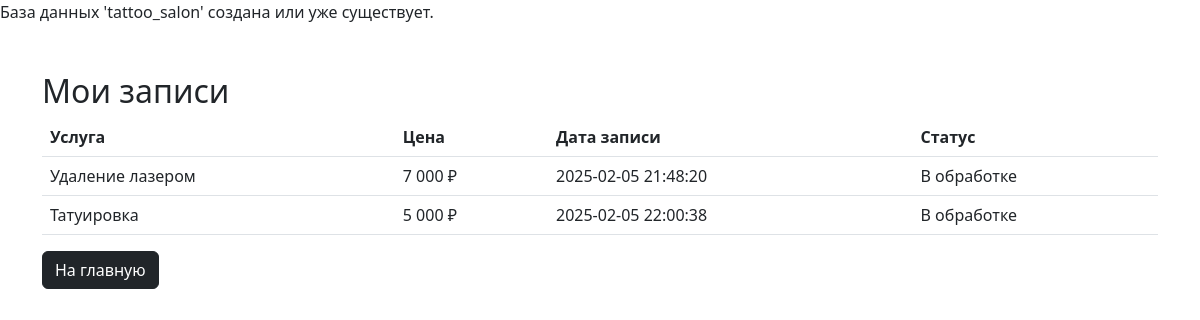
Screenshot of /profile.php (signed in) with the database file from the repository.
### tables this page shows
CREATE TABLE `appointments` (
  `id` int(11) NOT NULL,
  `user_id` int(11) NOT NULL,
  `service_id` int(11) NOT NULL,
  `appointment_date` datetime NOT NULL DEFAULT current_timestamp(),
  `status` enum('В обработке','Подтверждено','Отменено') DEFAULT 'В обработке'
);

CREATE TABLE `services` (
  `id` int(11) NOT NULL,
  `name` varchar(100) NOT NULL,
  `price` int(11) NOT NULL,
  `description` text NOT NULL,
  `icon` varchar(255) NOT NULL
);

### profile.php (the view, shortened to what this page needs)
<?php
require 'connect.php';
$user_id = $_SESSION['user_id'];
$stmt = $conn->prepare("SELECT appointments.id, services.name, services.price, appointments.appointment_date, appointments.status
                        FROM appointments
                        JOIN services ON appointments.service_id = services.id
                        WHERE appointments.user_id = ?");
$stmt->bind_param("i", $user_id);
$stmt->execute();
$result = $stmt->get_result();
?>
<!DOCTYPE html>
<html lang="ru">
<head>
    <link href="https://cdn.jsdelivr.net/npm/bootstrap@5.3.0/dist/css/bootstrap.min.css" rel="stylesheet">
</head>
<body>
    <div class="container my-5">
        <h2>Мои записи</h2>
        <table class="table">
            <thead>
                <tr>
                    <th>Услуга</th>
                    <th>Цена</th>
                    <th>Дата записи</th>
                    <th>Статус</th>
                </tr>
            </thead>
            <tbody>
                <?php while ($row = $result->fetch_assoc()): ?>
                    <tr>
                        <td><?= htmlspecialchars($row['name']) ?></td>
                        <td><?= number_format($row['price'], 0, ',', ' ') ?> ₽</td>
                        <td><?= $row['appointment_date'] ?></td>
                        <td><?= ucfirst($row['status']) ?></td>
                    </tr>
                <?php endwhile; ?>
            </tbody>
        </table>
        <a href="index.php" class="btn btn-dark">На главную</a>
    </div>
</body>
</html>

### connect.php (shortened to what this page needs)
<?php
$servername = "localhost";
$username = "root";
$password = "";
$dbname = "tattoo_salon";
$conn = new mysqli($servername, $username, $password, $dbname);
$sqlCreateDB = "CREATE DATABASE IF NOT EXISTS `$dbname` CHARACTER SET utf8mb4 COLLATE utf8mb4_general_ci";
if ($conn->query($sqlCreateDB) === TRUE) {
    echo "База данных '$dbname' создана или уже существует.<br>";
} else {
    die("Ошибка при создании базы данных: " . $conn->error);
}

### rows the page displays
appointments: service.name "Удаление лазером", service.price "7 000", appointment_date "2025-02-05 21:48:20", status "В обработке"
appointments: service.name "Татуировка", service.price "5 000", appointment_date "2025-02-05 22:00:38", status "В обработке"

### other values shown
$dbname "tattoo_salon"
